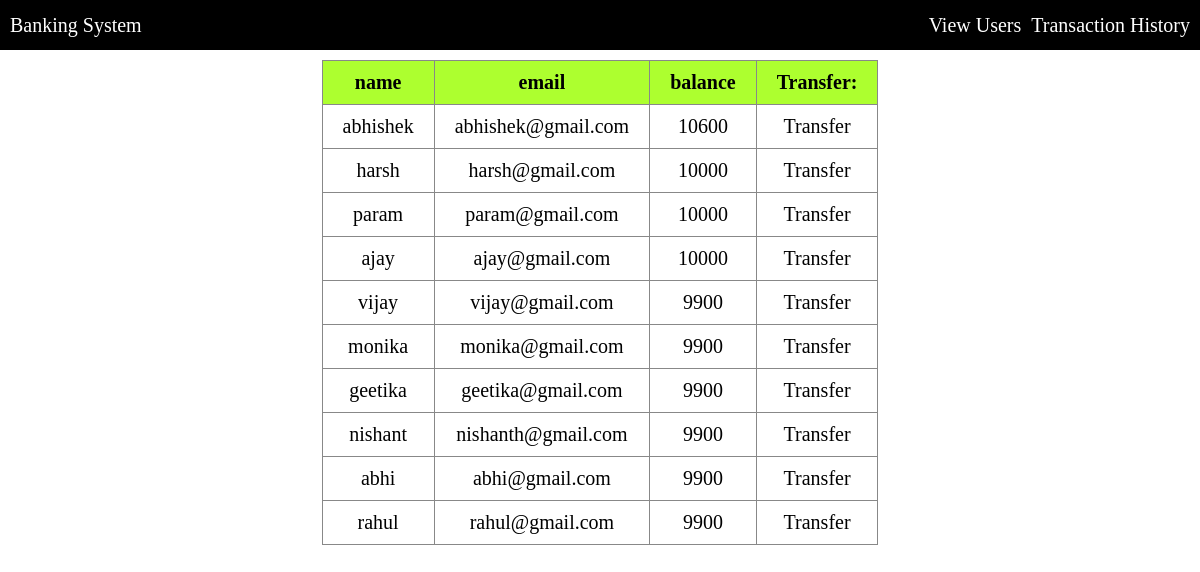
The page /view.php on the database its author committed.
### tables this page shows
CREATE TABLE `users` (
  `id` int(11) NOT NULL,
  `name` varchar(255) NOT NULL,
  `email` varchar(255) NOT NULL,
  `amount` double DEFAULT 0
);

### view.php (the view, shortened to what this page needs)
<?php
include "conn.php";
?>
<!DOCTYPE html>
<html lang="en">
<head>
    <link rel="stylesheet" href="app.css">
</head>
<body>
    <?php include "header.php" ?>
    <table class="container">
        <tr>
            <th>name</th>
            <th>email</th>
            <th>balance</th>
            <th>Transfer:</th>
        </tr>
        <?php
        $sql = "SELECT * FROM users";
        $stmt = $conn->query($sql);
        $rows = $stmt->fetchAll();
        foreach ($rows as $row) {
            $row['name'] = strtolower($row['name']);
            echo "
            <tr>
                <td> $row[name] </td>
                <td> $row[email] </td>
                <td> $row[amount] </td>
                <td> <a href='./transfer.php?name=$row[name]'>Transfer</a> </td>
            </tr>
            ";
        }
        ?>
    </table>
</body>
</html>

### app.css (style rules this page uses)
* { margin: 0; padding: 0; box-sizing: border-box; }
html, body { width: 100vw; min-height: 100vh; }
.container { display: flex; width: 100%; height: 100%; justify-content: center; align-items: center; flex-direction: column; }
a { text-decoration: none; color: inherit; }
.container a { margin: 15px 0; }
table, th, td { padding: 10px 20px; text-align: center; font-size: 20px; border-collapse: collapse; }
th, td { border: 1px solid #888; }
th { background-color: greenyellow; }

### rows shown on the page
users: row "abhishek", email "abhishek@gmail.com", amount "10600"
users: name "harsh", email "harsh@gmail.com", amount "10000"
users: row "param", email "param@gmail.com", amount "10000"
users: row "ajay", email "ajay@gmail.com", amount "10000"
users: row "vijay", email "vijay@gmail.com", amount "9900"
users: row "monika", email "monika@gmail.com", amount "9900"
users: name "geetika", email "geetika@gmail.com", amount "9900"
users: row "nishant", email "nishanth@gmail.com", amount "9900"
users: name "abhi", email "abhi@gmail.com", amount "9900"
users: row "rahul", email "rahul@gmail.com", amount "9900"
